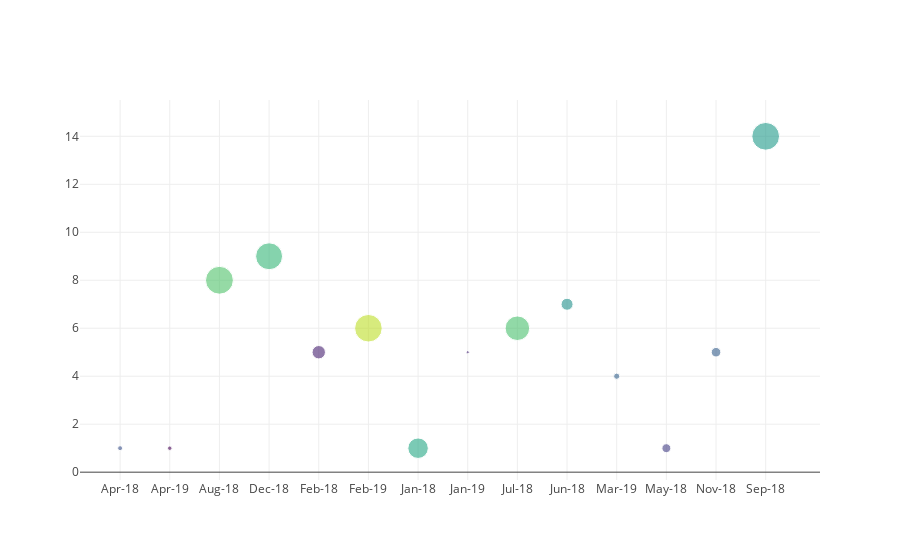

Notebook source saved alongside this figure:
### Markdown cell above
## Scatter Diagram of the total number of courses by data issued.

### Code cell
colors = np.random.rand(100)
sz = np.random.rand(100)*30
fig = go.Figure()
fig.add_scatter(x=df3a.index,
                y=df3a['Course Name'],
                mode='markers',
                marker={'size': sz,
                        'color': colors,
                        'opacity': 0.6,
                        'colorscale': 'Viridis'
                       });
iplot(fig)
